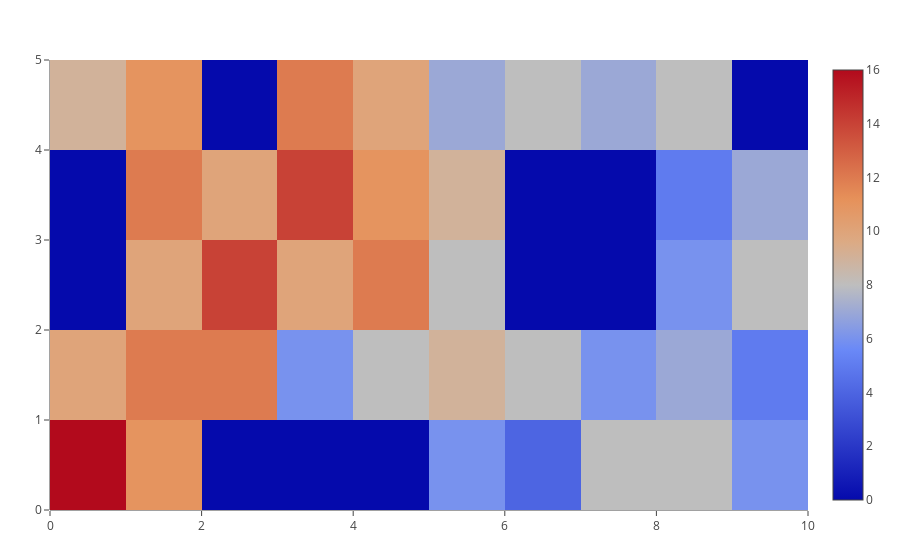

Write notebook code for a chart like this one.
### Code cell
data = Dict([
    "x" => pop350.pessoas.posicao[:, 1],
    "autobinx" => false,
    "xbins" => Dict([
        "start" => 0,
        "end" => size(distribuicao)[2],
        "size" => 1
    ]),
    "y"=>pop350.pessoas.posicao[:, 2],
    "autobiny" => false,
    "ybins" => Dict([
        "start" => 0,
                "end" => size(distribuicao)[1],
        "size" => 1
    ]),
]);

Plotly.plot(Plotly.histogram2d(data))

### Figure 1 — Plotly figure (JSON) as saved in the notebook; plotly's stock layout.template omitted (floating-point values rounded to 4 significant figures; data arrays with more than 128 entries replaced by an {"elided": "..."} marker saying what was removed)
{"data": [{"autobinx": false, "autobiny": false, "type": "histogram2d", "x": {"elided": "350 float values"}, "xbins": {"end": 10, "size": 1, "start": 0}, "y": {"elided": "350 float values"}, "ybins": {"end": 5, "size": 1, "start": 0}}], "layout": {"margin": {"b": 50, "l": 50, "r": 50, "t": 60}}}
